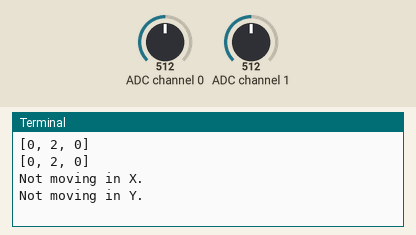
Recording of a program running on a simulated Raspberry Pi (BCM pin numbers). Parts: the last lines printed to the terminal. The test bench sets the inputs (shaded band); at power-on: ADC channel 0 = 512, ADC channel 1 = 512 (analog values on the 0–1023 scale).

Above: at 1.2 s.
1.3 s: ADC channel 0 set to 716
At 1.9 s:
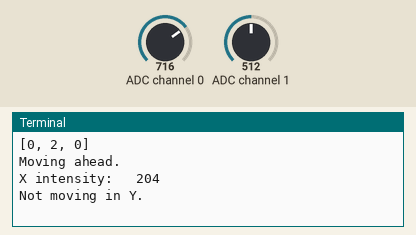
3.0 s: ADC channel 1 set to 716
At 3.4 s:
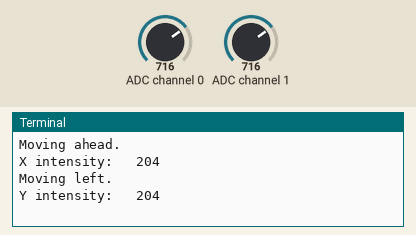
4.5 s: ADC channel 0 set to 306
6.5 s: ADC channel 1 set to 306
At 6.9 s:
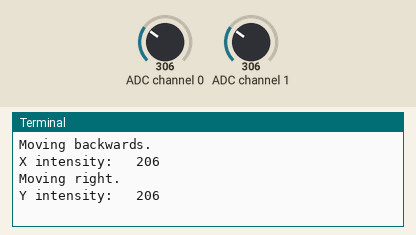
Timing chart, 0 to 9.5 s (numbered marks = the images above; inputs shaded):
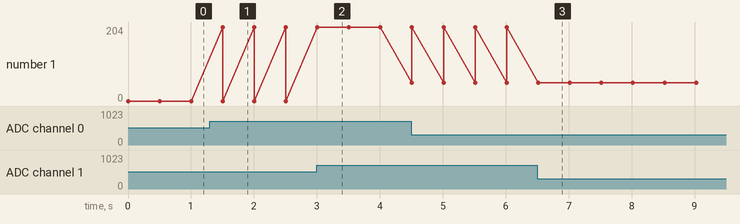

The program:

thumbjoystick.py
```python
#!/usr/bin/env python
# -*- coding: utf-8 -*-
"""
reads position from thumb-joystick
needs spidev installed
http://www.raspberrypi-spy.co.uk/2014/08/enabling-the-spi-interface-on-the-raspberry-pi/
"""
import RPi.GPIO as GPIO
import time
import spidev

xPin = 0 # joystick x connected to A0
yPin = 1 # joystick y connected to A1

tolerancevalue = 10
xZero = 512
yZero = 512

spi = spidev.SpiDev()
spi.open(0,0)

def readadc(adcnum):
	# read SPI data from MCP3004 chip, 4 possible adc’s (0 thru 3)
	if ((adcnum > 3) or (adcnum < 0)):
		return -1
	r = spi.xfer2([1,8 + adcnum << 4, 0])
	print(r)
	adcout = ((r[1] &3) << 8) + r[2]
	return adcout

def position(adcnum, zerovalue):
	return readadc(adcnum) - zerovalue

while True:
	xPos = position(xPin, xZero)
	yPos = position(yPin, yZero)

	if (xPos > (1023 * 3/4)):
		print("Button pressed!")
	elif (abs(xPos) < tolerancevalue):
		print("Not moving in X.")
	elif (xPos > 0):
		print("Moving ahead.")
		print("X intensity: %5d" % abs(xPos))
	else:
		print("Moving backwards.")
		print("X intensity: %5d" % abs(xPos))

	if (abs(yPos) < tolerancevalue):
		print("Not moving in Y.")
	elif (yPos > 0):
		print("Moving left.")
		print("Y intensity: %5d" % abs(yPos))
	else:
		print("Moving right.")
		print("Y intensity: %5d" % abs(yPos))

	print("")
	time.sleep(0.5)

print('done.')
```

Measured:
- after the input at 1.3 s, the terminal: prints a new line after 0.20 s (image 1)
- after the input at 3.0 s, the terminal: prints a new line at once (image 2)
- after the input at 6.5 s, the terminal: prints a new line at once (image 3)
